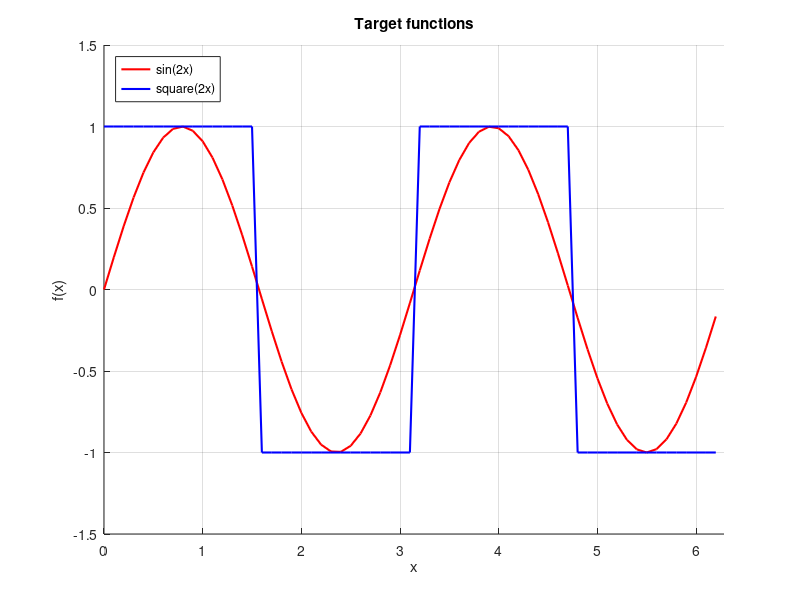
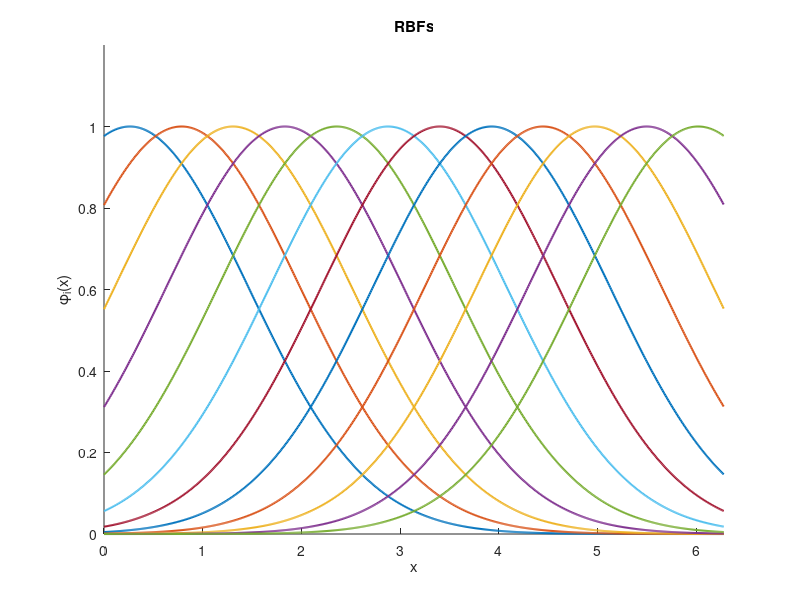
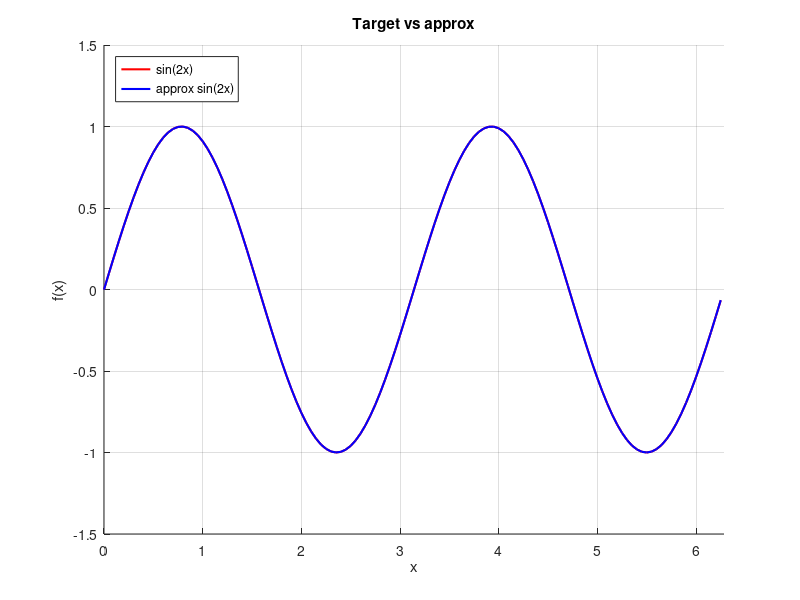
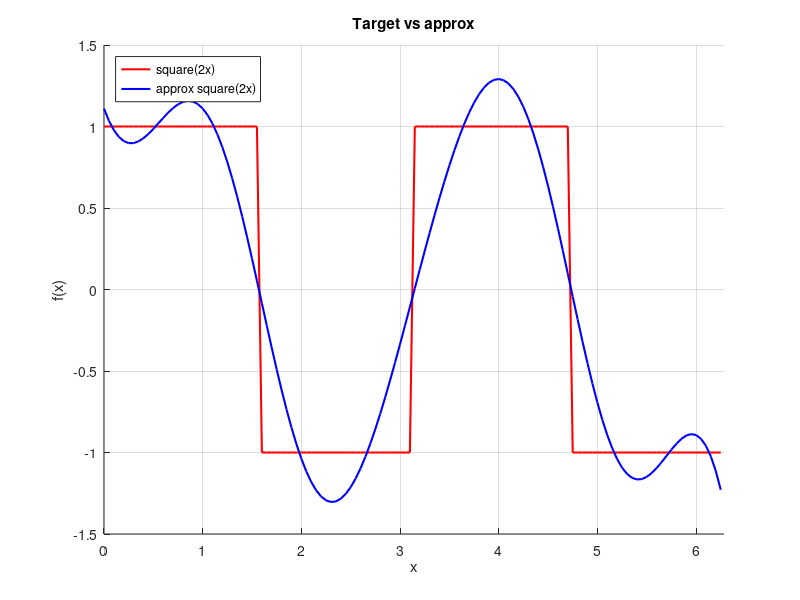

These charts were generated, in order, by the following MATLAB code:
%% Batch mode using Least Squares

clear
close all


% Data generation and plot

x = (0:0.1:2*pi)'; % input
x_val = (0.05:0.1:2*pi)'; % validation samples
N = length(x); % Number of input samples

f_sin = sin(2*x); % sin(2x) (target 1)
f_sq = 1*(f_sin>=0) -1 * (f_sin<0); % square(2x) (target 2)

f_sin_val = sin(2*x_val); % sin(2x) (validation)
f_sq_val = 1*(f_sin_val>=0) -1 * (f_sin_val<0); % square(2x) (validation)
% Plot of both sin(2x) and square(2x)

figure(1)
hold on
plot(x,f_sin,'r','LineWidth',1.5)
plot(x,f_sq,'b','LineWidth',1.5)
legend('sin(2x)','square(2x)','Location','NorthWest')
title('Target functions')
xlabel('x')
ylabel('f(x)')
axis([0 2*pi -1.5 1.5])
grid on
hold off

% RBF generation (mean and variance)

n = 12; % Number of RBF

abs_err_sin = [];
abs_err_sq = [];

abs_err_sin_val = [];
abs_err_sq_val = [];




mean = linspace(0+pi/n,2*pi-pi/n,n); % Equispaced RBF (between 0 and 2pi)
sigma = 1.2; % std_dev

%Plot of RBFs

t = 0:0.01:2*pi;
figure(2)
hold on
for i = 1:length(mean)
    plot(t,exp(-0.5*(t-mean(i)).^2/sigma.^2),'LineWidth',1.5)
end
axis([0 2*pi 0 1.2])
title('RBFs')
xlabel('x')
ylabel('\phi_{i}(x)')
hold off

phi = zeros(N,n);

% Populate phi matrix
for k=1:n
    phi(:,k) = exp(-0.5*(x-mean(k)).^2/sigma.^2);
end

w_sine = inv(phi'*phi)*phi'*f_sin;
w_sq = inv(phi'*phi)*phi'*f_sq;

% Validation and Error calculation (using hold-out validation set)

% Populate phi_val matrix

phi_val = zeros(N,n);

for k=1:n
    phi_val(:,k) = exp(-0.5*(x_val-mean(k)).^2/sigma.^2);
end

abs_err_sin(end+1) = sum(abs(phi*w_sine-f_sin))/length(abs(phi*w_sine-f_sin));
abs_err_sq(end+1) = sum(abs(phi*w_sq-f_sq))/length(abs(phi*w_sq-f_sq));

abs_err_sin_val(end+1) = sum(abs(phi_val*w_sine-f_sin_val))/length(abs(phi_val*w_sine-f_sin_val));
abs_err_sq_val(end+1) = sum(abs(phi_val*w_sq-f_sq_val))/length(abs(phi_val*w_sq-f_sq_val));

% Plot Target vs Approx

x_plot = 0:0.05:2*pi;

phi_plot = zeros(length(x_plot),n);

for k=1:n
    phi_plot(:,k) = exp(-0.5*(x_plot-mean(k)).^2/sigma.^2);
end

f_sin_plot = sin(2*x_plot);
f_sin_approx = phi_plot*w_sine;

f_sq_plot = 1*(f_sin_plot>=0) -1 * (f_sin_plot<0);
f_sq_approx = phi_plot*w_sq;

figure(3)
hold on
plot(x_plot,f_sin_plot,'r','LineWidth',1.5)
plot(x_plot,f_sin_approx,'b','LineWidth',1.5)
legend('sin(2x)','approx sin(2x)','Location','NorthWest')
title('Target vs approx')
xlabel('x')
ylabel('f(x)')
axis([0 2*pi -1.5 1.5])
grid on
hold off

figure(4)
hold on
plot(x_plot,f_sq_plot,'r','LineWidth',1.5)
plot(x_plot,f_sq_approx,'b','LineWidth',1.5)
legend('square(2x)','approx square(2x)','Location','NorthWest')
title('Target vs approx')
xlabel('x')
ylabel('f(x)')
axis([0 2*pi -1.5 1.5])
grid on
hold off





